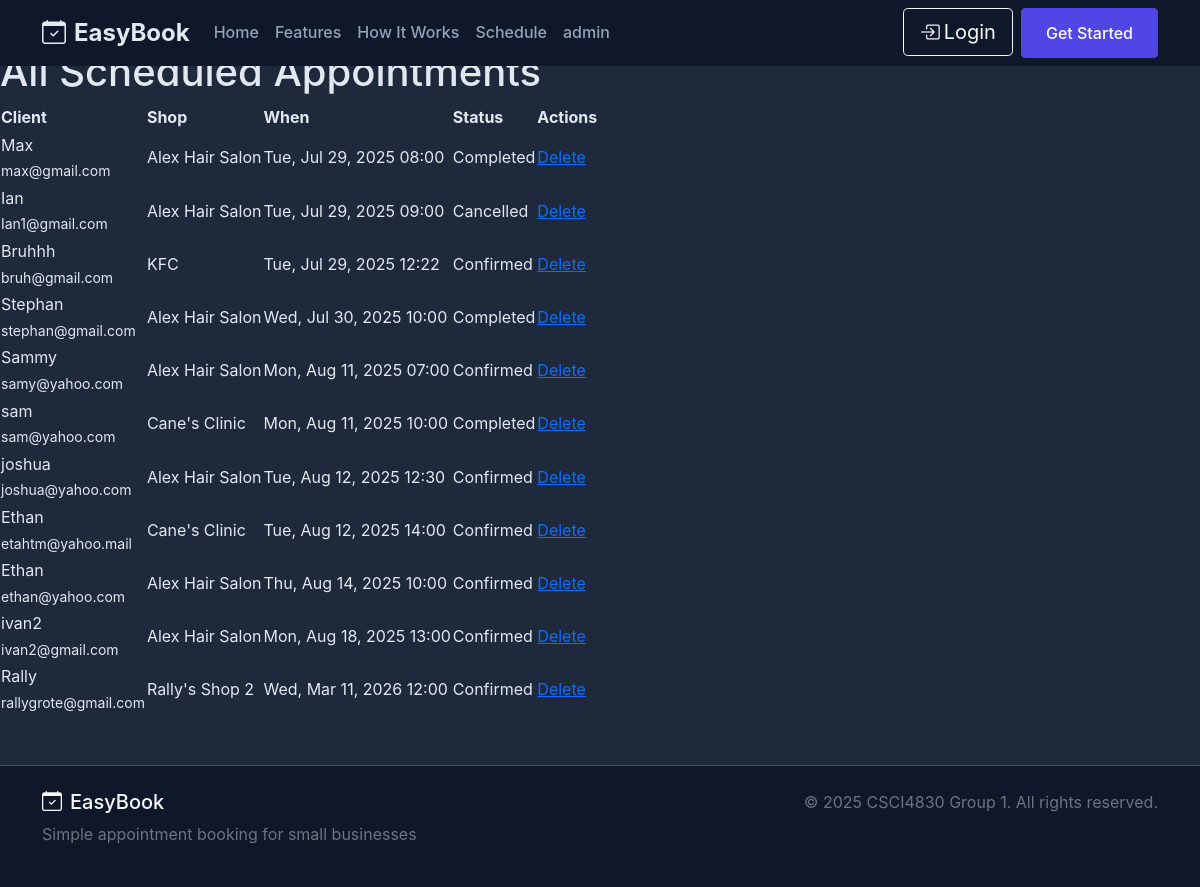
Page /appointments/ on the earlier database version.
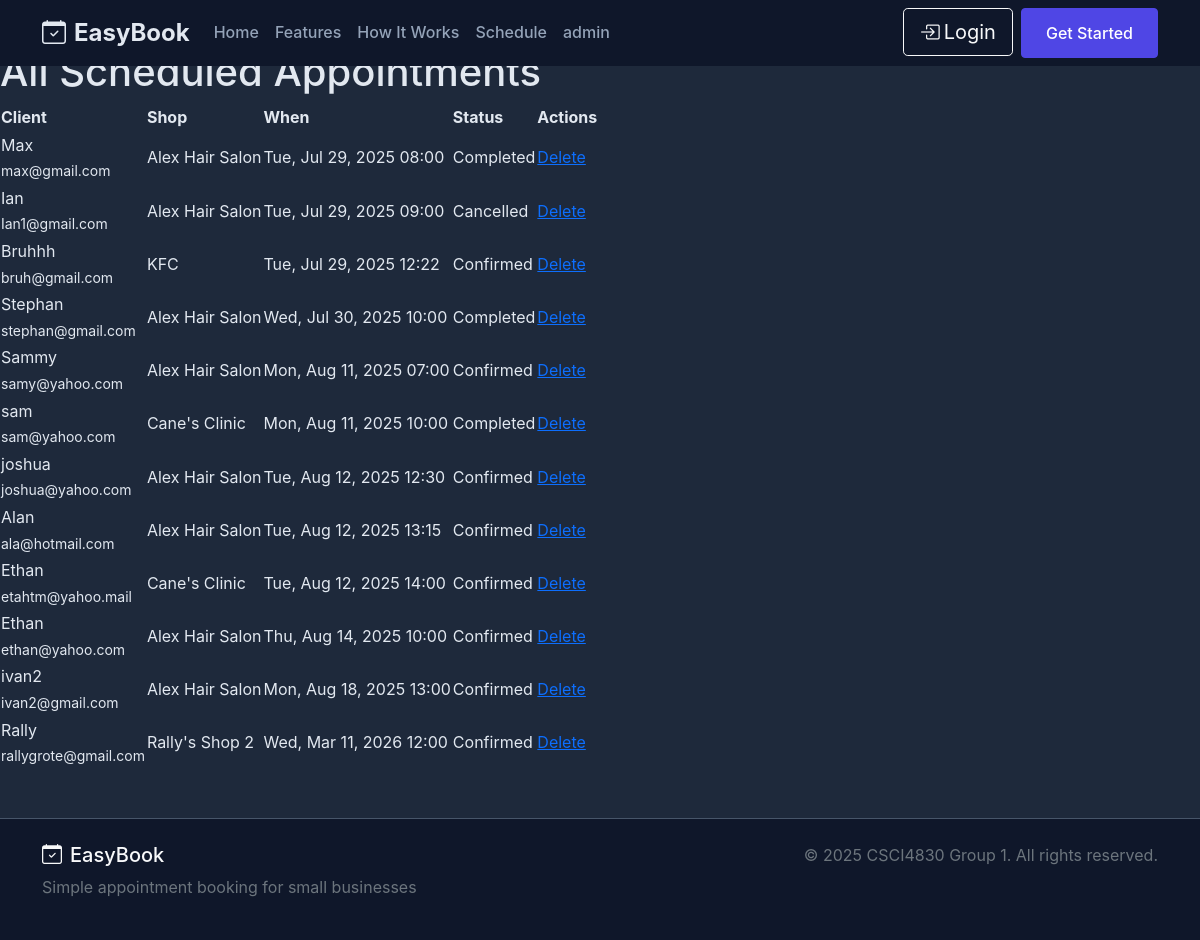
Same page on the later database version.
### booking/models.py (models this page shows, shortened)
class Appointment(models.Model):
    STATUS_CHOICES = [
        ("Pending",    "Pending"),
        ("Confirmed",  "Confirmed"),
        ("Cancelled",  "Cancelled"),
        ("Completed",  "Completed"),
    ]
    client     = models.ForeignKey(Client, on_delete=models.CASCADE)
    shop       = models.ForeignKey(Shop, on_delete=models.SET_NULL, null=True, blank=True)
    start_time = models.DateTimeField()
    status     = models.CharField(
        max_length=10,
        choices=STATUS_CHOICES,
        default="Confirmed",
    )
    duration   = models.DurationField(default=datetime.timedelta(minutes=30))
    note       = models.TextField(max_length=666, default="-")

class Client(models.Model):
    name  = models.CharField(max_length=100)
    email = models.EmailField()
    phone = models.CharField(max_length=20)

class Shop(models.Model):
    name = models.CharField(max_length=100, unique=True)
    slug = models.SlugField(max_length=120, unique=True, allow_unicode=True, blank=True)
    class Meta:
        constraints = [
            models.UniqueConstraint(
                Lower("name"),
                name="uniq_shop_name_ci",
            )
        ]
    owner = models.OneToOneField(User, on_delete=models.CASCADE, related_name="shop")
    phone = models.CharField(max_length=20,default="NULL")
    opening_hours = models.TimeField(default=datetime.time(0, 0, 0))
    closing_hours = models.TimeField(default=datetime.time(0, 0, 0))
    address = models.CharField(max_length=500,default="NULL")
    description = models.CharField(max_length=1000,default="NULL")
    opening_day   = models.CharField(
                       max_length=3,
                       choices=DAYS_OF_WEEK,
                       default='mon',
                   )
    closing_day   = models.CharField(
                       max_length=3,
                       choices=DAYS_OF_WEEK,
                       default='fri',
                   )

### booking/views.py (the view)
# urls.py: path('appointments/', views.AppointmentList.as_view(), name='appointments'),
class AppointmentList(ListView):
    model = Appointment
    template_name = 'appointments.html'      # your template
    context_object_name = 'appointments'     # in template use “appointments”
    ordering = ['start_time']               # optional: sort by time

### booking/templates/appointments.html (shortened to what this page needs)
{% extends "base.html" %}
{% block content %}
<h1>All Scheduled Appointments</h1>
{% if appointments %}
<table>
  <thead>
    <tr>
      <th>Client</th>
      <th>Shop</th>
      <th>When</th>
      <th>Status</th>
      <th>Actions</th>
    </tr>
  </thead>
  <tbody>
    {% for appt in appointments %}
    <tr>
      <td>
        {{ appt.client.name }}<br>
        <small>{{ appt.client.email }}</small>
      </td>
      <td>
        {% if appt.shop %}
        {{ appt.shop.name }}
        {% else %}
        &mdash;
        {% endif %}
      </td>
      <td>{{ appt.start_time|date:"D, M j, Y H:i" }}</td>
      <td>{{ appt.status }}</td>
      <td>
        <a href="{% url 'booking:appointment-delete' appt.pk %}">Delete</a>
      </td>
    </tr>
    {% endfor %}
  </tbody>
</table>
{% else %}
<p>No appointments have been scheduled yet.</p>
{% endif %}
{% endblock %}

### booking/templates/base.html (shortened to what this page needs)
<!DOCTYPE html>
<html lang="en">
{% load static %}
<head>
<link href="https://cdn.jsdelivr.net/npm/bootstrap@5.0.2/dist/css/bootstrap.min.css" rel="stylesheet">
<link rel="stylesheet" href="https://cdn.jsdelivr.net/npm/bootstrap-icons@1.10.0/font/bootstrap-icons.css">
<link rel="stylesheet" href="{%  static 'css/style.css' %}">
<link rel="stylesheet" href="{%  static 'css/dashboard.css' %}">
</head>
<body>
    <nav class="navbar navbar-expand-lg navbar-dark bg-dark-custom fixed-top">
        <div class="container">
            <a class="navbar-brand fw-bold" href="{% url 'booking:home' %}#home">
                <i class="bi bi-calendar-check me-2"></i>EasyBook
            </a>
            <div class="collapse navbar-collapse" id="navbarNav">
                <ul class="navbar-nav me-auto">
                    <li class="nav-item">
                        <a class="nav-link" href="{% url 'booking:home' %}#home">Home</a>
                    </li>
                    <li class="nav-item">
                        <a class="nav-link" href="{% url 'booking:home' %}#features">Features</a>
                    </li>
                    <li class="nav-item">
                        <a class="nav-link" href="{% url 'booking:home' %}#how-it-works">How It Works</a>
                    </li>
                    <li class="nav-item">
                        <a class="nav-link" href="{% url 'booking:schedule' %}">Schedule</a>
                    </li>
                    <li class="nav-item">
                        <a class="nav-link" href="{{ request.scheme }}://{{ request.get_host }}/admin">admin</a>
                    </li>
                </ul>
                <ul class="navbar-nav">
                    <li class="nav-item">
                      {% if user.is_authenticated %}
                        <a class="btn btn-outline-light btn-lg" href="{% url 'booking:shop_homepage' %}">
                            <i class="bi bi-box-arrow-in-right me-1"></i>Login
                        </a>
                      {% else %}
                        <a class="btn btn-outline-light btn-lg" href="{% url 'booking:login' %}">
                            <i class="bi bi-box-arrow-in-right me-1"></i>Login
                        </a>
                      {% endif %}
                    </li>
                    <li class="nav-item">
                        <a class="btn btn-primary ms-2" href="{% url 'booking:shop_register' %}">
                            Get Started
                        </a>
                    </li>
                </ul>
            </div>
        </div>
    </nav>
    <main class="bg-dark-secondary pt-5">
        {% block content %}{% endblock %}
    <main>
    <footer class="bg-dark-custom text-light py-4 mt-5">
        <div class="container">
            <div class="row">
                <div class="col-md-6">
                    <h5><i class="bi bi-calendar-check me-2"></i>EasyBook</h5>
                    <p class="text-muted">Simple appointment booking for small businesses</p>
                </div>
                <div class="col-md-6 text-md-end">
                    <p class="text-muted mb-0">&copy; 2025 CSCI4830 Group 1. All rights reserved.</p>
                </div>
            </div>
        </div>
    </footer>
</body>
</html>

### booking/static/css/style.css (style rules this page uses)
:root { --primary-color: #4f46e5; --primary-hover: #4338ca; --secondary-color: #483fce; --secondary-hover: #5a51d0; --dark-bg: #0f172a; --dark-secondary: #1e293b; --gray-back: #ffffff; --dark-card: #334155; --text-light: #e2e8f0; --text-desc: #00366c; --text-muted: #94a3b8; --border-color: #475569; }
body { background-color: var(--dark-bg); color: var(--text-light); font-family: "Inter", -apple-system, BlinkMacSystemFont, sans-serif; line-height: 1.6; }
.bg-dark-custom { background-color: var(--dark-bg) !important; }
.bg-dark-secondary { background-color: var(--dark-secondary); }
.btn-primary { background-color: var(--primary-color); border-color: var(--primary-color); font-weight: 500; padding: 0.75rem 1.5rem; transition: all 0.3s ease; }
.navbar-dark .navbar-brand { font-size: 1.5rem; color: var(--text-light) !important; }
.navbar-dark .navbar-nav .nav-link { color: var(--text-muted) !important; font-weight: 500; transition: color 0.3s ease; }
footer { border-top: 1px solid var(--border-color); }
html { scroll-behavior: smooth; }

Differences in the rows shown:
added Appointment: client.name "Alan", client.email "ala@hotmail.com", shop.name "Alex Hair Salon", start_time "Tue, Aug 12, 2025 13:15", status "Confirmed"
